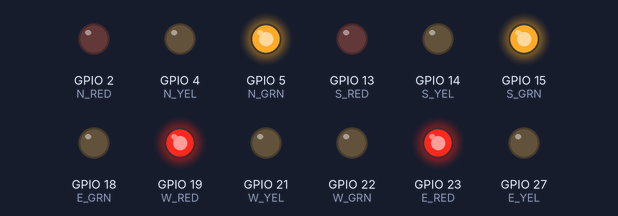
The sketch below on a simulated ESP32. Parts: output pins drawn as LEDs (lit = HIGH).

Above: at 3.5 s.
At 7.0 s:
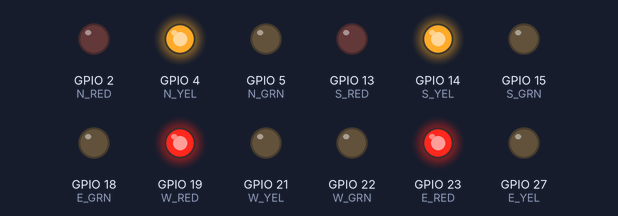
At 8.5 s:
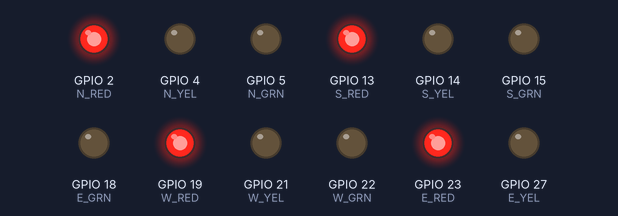
At 11.5 s:
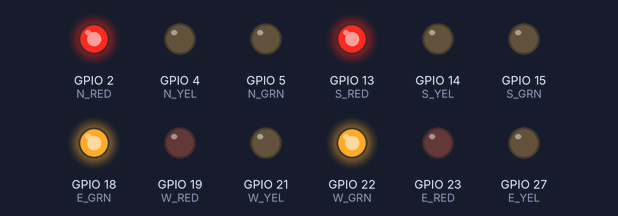
At 15.0 s:
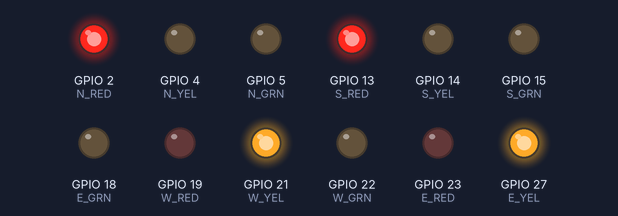
Timing chart, 0 to 21.8 s (numbered marks = the images above):
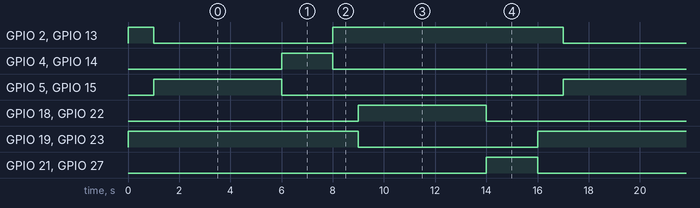

Measured:
- by itself, GPIO 2 (N_RED), GPIO 13 (S_RED), GPIO 19 (W_RED), GPIO 23 (E_RED): alternates HIGH for 9.0 s and LOW for 7.0 s
- by itself, GPIO 4 (N_YEL), GPIO 14 (S_YEL), GPIO 21 (W_YEL), GPIO 27 (E_YEL): alternates HIGH for 2.0 s and LOW for 14.0 s
- by itself, GPIO 5 (N_GRN), GPIO 15 (S_GRN), GPIO 18 (E_GRN), GPIO 22 (W_GRN): alternates HIGH for 5.0 s and LOW for 11.0 s

The sketch:

Trafficlight.ino
```cpp
 const int N_RED = 2,  N_YEL = 4,  N_GRN = 5;
const int S_RED = 13, S_YEL = 14, S_GRN = 15;
const int E_RED = 23, E_YEL = 27, E_GRN = 18;
const int W_RED = 19, W_YEL = 21, W_GRN = 22;

const int GREEN_TIME = 5000;
const int YELLOW_TIME = 2000;
const int ALL_RED_TIME = 1000;

void setup() {
  int pins[] = {
    N_RED, N_YEL, N_GRN,
    S_RED, S_YEL, S_GRN,
    E_RED, E_YEL, E_GRN,
    W_RED, W_YEL, W_GRN
  };

  for (int i = 0; i < 12; i++) {
    pinMode(pins[i], OUTPUT);
  }

  allRed();
}

void allOff() {
  digitalWrite(N_RED, LOW);
  digitalWrite(N_YEL, LOW);
  digitalWrite(N_GRN, LOW);

  digitalWrite(S_RED, LOW);
  digitalWrite(S_YEL, LOW);
  digitalWrite(S_GRN, LOW);

  digitalWrite(E_RED, LOW);
  digitalWrite(E_YEL, LOW);
  digitalWrite(E_GRN, LOW);

  digitalWrite(W_RED, LOW);
  digitalWrite(W_YEL, LOW);
  digitalWrite(W_GRN, LOW);
}

void allRed() {
  allOff();

  digitalWrite(N_RED, HIGH);
  digitalWrite(S_RED, HIGH);
  digitalWrite(E_RED, HIGH);
  digitalWrite(W_RED, HIGH);

  delay(ALL_RED_TIME);
}

void nsGreen() {
  allOff();

  digitalWrite(N_GRN, HIGH);
  digitalWrite(S_GRN, HIGH);

  digitalWrite(E_RED, HIGH);
  digitalWrite(W_RED, HIGH);

  delay(GREEN_TIME);
}

void nsYellow() {
  digitalWrite(N_GRN, LOW);
  digitalWrite(S_GRN, LOW);

  digitalWrite(N_YEL, HIGH);
  digitalWrite(S_YEL, HIGH);

  delay(YELLOW_TIME);

  digitalWrite(N_YEL, LOW);
  digitalWrite(S_YEL, LOW);
}

void ewGreen() {
  allOff();

  digitalWrite(E_GRN, HIGH);
  digitalWrite(W_GRN, HIGH);

  digitalWrite(N_RED, HIGH);
  digitalWrite(S_RED, HIGH);

  delay(GREEN_TIME);
}

void ewYellow() {
  digitalWrite(E_GRN, LOW);
  digitalWrite(W_GRN, LOW);

  digitalWrite(E_YEL, HIGH);
  digitalWrite(W_YEL, HIGH);

  delay(YELLOW_TIME);

  digitalWrite(E_YEL, LOW);
  digitalWrite(W_YEL, LOW);
}

void loop() {

  nsGreen();
  nsYellow();
  allRed();
  ewGreen();
  ewYellow();
  allRed();
}
```
